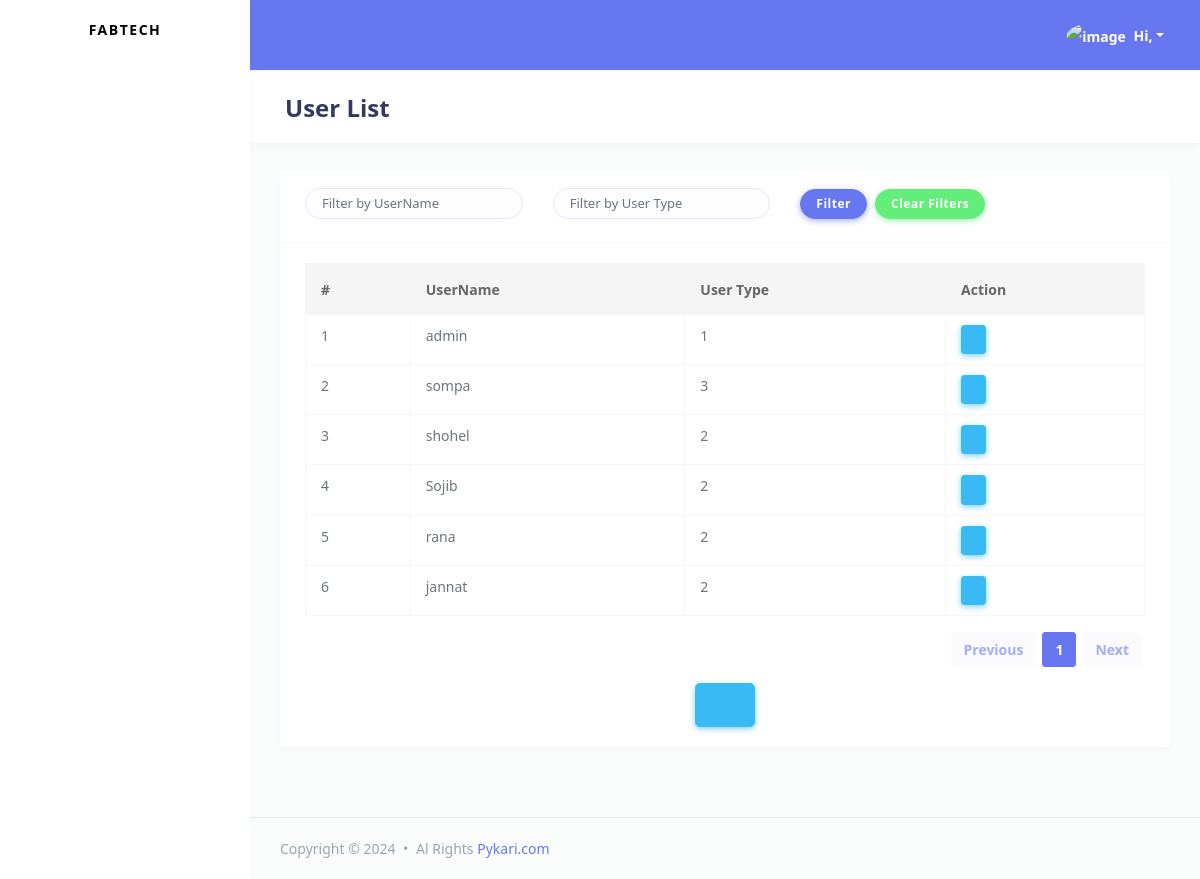
Before: /user-list/ with the older database file.
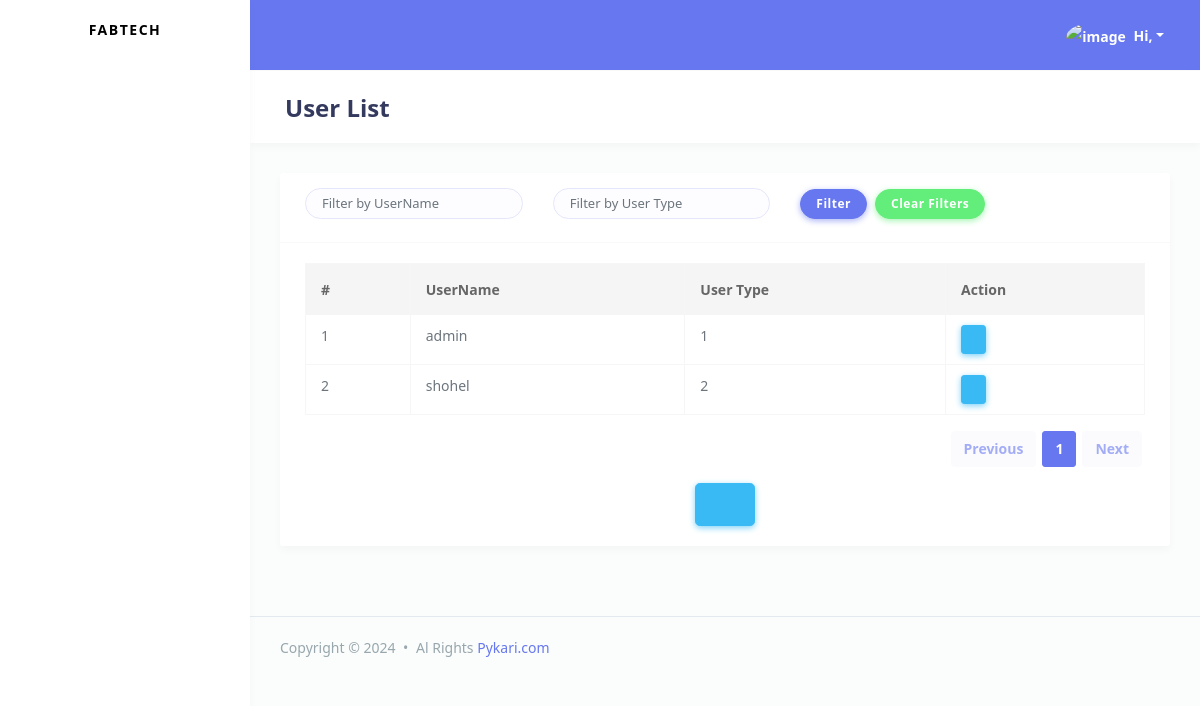
After: the same page with the newer database file.
### accounts/models.py (models this page shows)
class User(AbstractUser):
    user_type_choices = (
        ('1', "Admin"),
        ('2', "Planning"),
        ('3', "Yarn Store"),
        ('4', "Fabric Store"),
        ('5', "Floor")
    )
    user_type = models.CharField(max_length=120, choices=user_type_choices, default='1')

### accounts/authViews.py (the view)
# urls.py: path('user-list/',authViews.user_list.as_view(),name='user_list'),
class user_list(ListView):
    model = User
    template_name = 'accounts/auth/user-list.html'
    paginate_by=15
    def get_queryset(self):
        filter_username = self.request.GET.get('username', '')
        filter_user_type = self.request.GET.get('user_type', '')
        queryset = User.objects.all()
        if filter_username:
            queryset = queryset.filter(username__icontains=filter_username)
        if filter_user_type:
            queryset = queryset.filter(user_type__icontains=filter_user_type)
        return queryset

### accounts/templates/accounts/auth/user-list.html (shortened to what this page needs)
{% extends "accounts/master/base.html" %}
{% block page_title %}
    User List
{% endblock page_title %}
{% block page_body %}
<div class="card">
    <div class="card-header">
        <form method="GET">
            <div class="row">
                <div class="col mb-2">
                    <input type="text" name="username" class="form-control form-control-lg" placeholder="Filter by UserName" value="{{ request.GET.username }}">
                </div>
                <div class="col mb-2">
                    <input type="text" name="user_type" class="form-control form-control-lg" placeholder="Filter by User Type" value="{{ request.GET.user_type }}">
                </div>
                <div class="col mb-2 d-flex align-items-end">
                    <button type="submit" class="btn btn-primary">Filter</button>
                    <a href="{% url 'user_list' %}" class="btn btn-success mx-2">Clear Filters</a>
                </div>
            </div>
        </form>
    </div>
    <div class="card-body">
        <div class="table-responsive">
            <table class="table table-bordered table-md">
                <thead>
                    <tr>
                        <th>#</th>
                        <th>UserName</th>
                        <th>User Type</th>
                        <th>Action</th>
                    </tr>
                </thead>
                <tbody>
                    {% for user in user_list %}
                        <tr>
                            <td>{{ forloop.counter }}</td>
                            <td>{{ user.username }}</td>
                            <td>{{ user.user_type }}</td>
                            <td>
                                <a href="" class="btn btn-info btn-sm d-inline-block">
                                    <i class="fas fa-eye"></i>
                                </a>
                            </td>
                        </tr>
                    {% empty %}
                        <tr>
                            <td colspan="7" class="text-center">No User found.</td>
                        </tr>
                    {% endfor %}
                </tbody>
            </table>
        </div>
        {% include "accounts/master/pagination.html" %}
        <div class="text-center">
            <a href="{% url 'singup' %}" class="btn btn-info btn-lg align-items-center">
                <i class="fas fa-plus-circle fs-3 me-2"></i>
            </a>
        </div>
    </div>
</div>
{% endblock page_body %}

### accounts/templates/accounts/master/base.html (shortened to what this page needs)
{% load static %}
<!DOCTYPE html>
<html lang="en">
<head>
  <link rel="stylesheet" href="{% static '/modules/bootstrap/css/bootstrap.min.css' %}">
  <link rel="stylesheet" href="{% static '/modules/fontawesome/css/all.min.css' %}">
  <link rel="stylesheet" href="{% static '/modules/jqvmap/dist/jqvmap.min.css' %}">
  <link rel="stylesheet" href="{% static '/modules/summernote/summernote-bs4.css' %}">
  <link rel="stylesheet" href="{% static '/modules/owlcarousel2/dist/assets/owl.carousel.min.css' %}">
  <link rel="stylesheet" href="{% static '/modules/owlcarousel2/dist/assets/owl.theme.default.min.css' %}">
  <link href="https://cdn.jsdelivr.net/npm/select2@4.1.0-rc.0/dist/css/select2.min.css" rel="stylesheet" />
  <link rel="stylesheet" href="{% static '/css/style.css' %}">
  <link rel="stylesheet" href="{% static '/css/components.css' %}">
</head>
<body>
  <div id="app">
    <div class="main-wrapper main-wrapper-1">
      {% include "accounts/master/navbar.html" %}
      {% include "accounts/master/sidebar.html" %}
      <div class="main-content">
        <section class="section">
          <div class="section-header">
            <h1>{% block page_title %}{% endblock page_title %}</h1>
          </div>
          {% block page_body %}{% endblock page_body %}
        </section>
      </div>
      {% include "accounts/master/footer.html" %}
    </div>
  </div>
</body>
</html>

### accounts/templates/accounts/master/navbar.html (shortened to what this page needs)
{% load static %}
<div class="navbar-bg"></div>
      <nav class="navbar navbar-expand-lg main-navbar">
        <form class="form-inline mr-auto">
          <ul class="navbar-nav mr-3">
            <li><a href="#" data-toggle="sidebar" class="nav-link nav-link-lg"><i class="fas fa-bars"></i></a></li>
          </ul>
        </form>
        <ul class="navbar-nav navbar-right">
          <li class="dropdown"><a href="#" data-toggle="dropdown" class="nav-link dropdown-toggle nav-link-lg nav-link-user">
            <img alt="image" src="{% static '/img/avatar/avatar-1.png' %}" class="rounded-circle mr-1">
            <div class="d-sm-none d-lg-inline-block">Hi, {{ request.user.username }}</div></a>
          </li>
        </ul>
      </nav>

### accounts/templates/accounts/master/sidebar.html (shortened to what this page needs)
<div class="main-sidebar sidebar-style-2">
    <aside id="sidebar-wrapper">
      <div class="sidebar-brand">
        <a href="index.html">FabTech</a>
      </div>
    </aside>
  </div>

### accounts/templates/accounts/master/pagination.html
<div class="d-flex justify-content-end">
    <nav aria-label="Page navigation">
        <ul class="pagination">
            {% if page_obj.has_previous %}
                <li class="page-item">
                    <a class="page-link" href="?filter={{ filter }}&orderby={{ orderby }}&page={{ page_obj.previous_page_number }}">Previous</a>
                </li>
            {% else %}
                <li class="page-item disabled">
                    <a class="page-link" href="#">Previous</a>
                </li>
            {% endif %}
            {% for i in paginator.page_range %}
                <li class="page-item {% if i == page_obj.number %}active{% endif %}">
                    <a class="page-link" href="?filter={{ filter }}&orderby={{ orderby }}&page={{ i }}">{{ i }}</a>
                </li>
            {% endfor %}
            {% if page_obj.has_next %}
                <li class="page-item">
                    <a class="page-link" href="?filter={{ filter }}&orderby={{ orderby }}&page={{ page_obj.next_page_number }}">Next</a>
                </li>
            {% else %}
                <li class="page-item disabled">
                    <a class="page-link" href="#">Next</a>
                </li>
            {% endif %}
        </ul>
    </nav>
</div>

### accounts/templates/accounts/master/footer.html (shortened to what this page needs)
<footer class="main-footer">
    <div class="footer-center">
      Copyright &copy; 2024 <div class="bullet"></div> Al Rights  <a href="https://nauval.in/">Pykari.com</a>
    </div>
  </footer>

Changed rows visible on the page:
removed User: username "sompa", user_type "3"
removed User: username "Sojib", user_type "2"
removed User: username "rana", user_type "2"
removed User: username "jannat", user_type "2"
